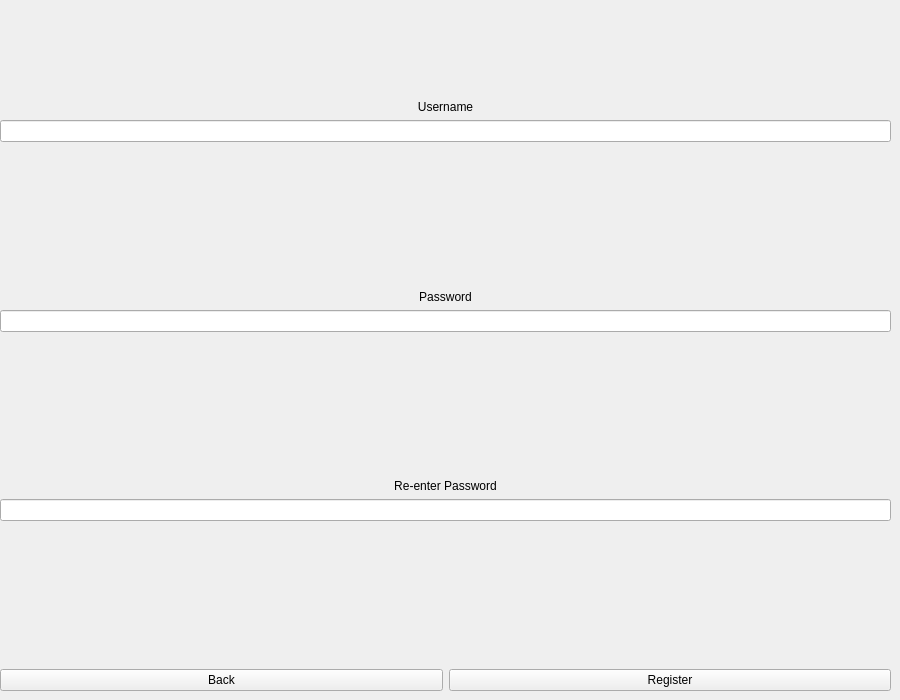
    <widget class="QWidget" name="page_3">
     <widget class="QWidget" name="verticalLayoutWidget_3">
      <property name="geometry">
       <rect>
        <x>0</x>
        <y>0</y>
        <width>891</width>
        <height>691</height>
       </rect>
      </property>
      <layout class="QVBoxLayout" name="verticalLayout_3">
       <item>
        <spacer name="verticalSpacer_5">
         <property name="orientation">
          <enum>Qt::Vertical</enum>
         </property>
         <property name="sizeType">
          <enum>QSizePolicy::Minimum</enum>
         </property>
         <property name="sizeHint" stdset="0">
          <size>
           <width>20</width>
           <height>40</height>
          </size>
         </property>
        </spacer>
       </item>
       <item>
        <widget class="QLabel" name="error_register_label">
         <property name="text">
          <string/>
         </property>
         <property name="alignment">
          <set>Qt::AlignCenter</set>
         </property>
        </widget>
       </item>
       <item>
        <spacer name="verticalSpacer_19">
         <property name="orientation">
          <enum>Qt::Vertical</enum>
         </property>
         <property name="sizeType">
          <enum>QSizePolicy::Minimum</enum>
         </property>
         <property name="sizeHint" stdset="0">
          <size>
           <width>20</width>
           <height>40</height>
          </size>
         </property>
        </spacer>
       </item>
       <item>
        <widget class="QLabel" name="label_14">
         <property name="text">
          <string>Username</string>
         </property>
         <property name="alignment">
          <set>Qt::AlignCenter</set>
         </property>
        </widget>
       </item>
       <item>
        <widget class="QLineEdit" name="lineEdit_3">
         <property name="text">
          <string/>
         </property>
        </widget>
       </item>
       <item>
        <spacer name="verticalSpacer_6">
         <property name="orientation">
          <enum>Qt::Vertical</enum>
         </property>
         <property name="sizeHint" stdset="0">
          <size>
           <width>20</width>
           <height>40</height>
          </size>
         </property>
        </spacer>
       </item>
       <item>
        <widget class="QLabel" name="label_15">
         <property name="text">
          <string>Password</string>
         </property>
         <property name="alignment">
          <set>Qt::AlignCenter</set>
         </property>
        </widget>
       </item>
       <item>
        <widget class="QLineEdit" name="lineEdit_4">
         <property name="text">
          <string/>
         </property>
        </widget>
       </item>
       <item>
        <spacer name="verticalSpacer_8">
         <property name="orientation">
          <enum>Qt::Vertical</enum>
         </property>
         <property name="sizeHint" stdset="0">
          <size>
           <width>20</width>
           <height>40</height>
          </size>
         </property>
        </spacer>
       </item>
       <item>
        <widget class="QLabel" name="label_16">
         <property name="text">
          <string>Re-enter Password</string>
         </property>
         <property name="alignment">
          <set>Qt::AlignCenter</set>
         </property>
        </widget>
       </item>
       <item>
        <widget class="QLineEdit" name="lineEdit_5">
         <property name="text">
          <string/>
         </property>
        </widget>
       </item>
       <item>
        <spacer name="verticalSpacer_7">
         <property name="orientation">
          <enum>Qt::Vertical</enum>
         </property>
         <property name="sizeHint" stdset="0">
          <size>
           <width>20</width>
           <height>40</height>
          </size>
         </property>
        </spacer>
       </item>
       <item>
        <layout class="QHBoxLayout" name="horizontalLayout_4">
         <item>
          <widget class="QPushButton" name="pushButton_7">
           <property name="text">
            <string>Back</string>
           </property>
          </widget>
         </item>
         <item>
          <widget class="QPushButton" name="pushButton_8">
           <property name="text">
            <string>Register</string>
           </property>
          </widget>
         </item>
        </layout>
       </item>
      </layout>
     </widget>
    </widget>
